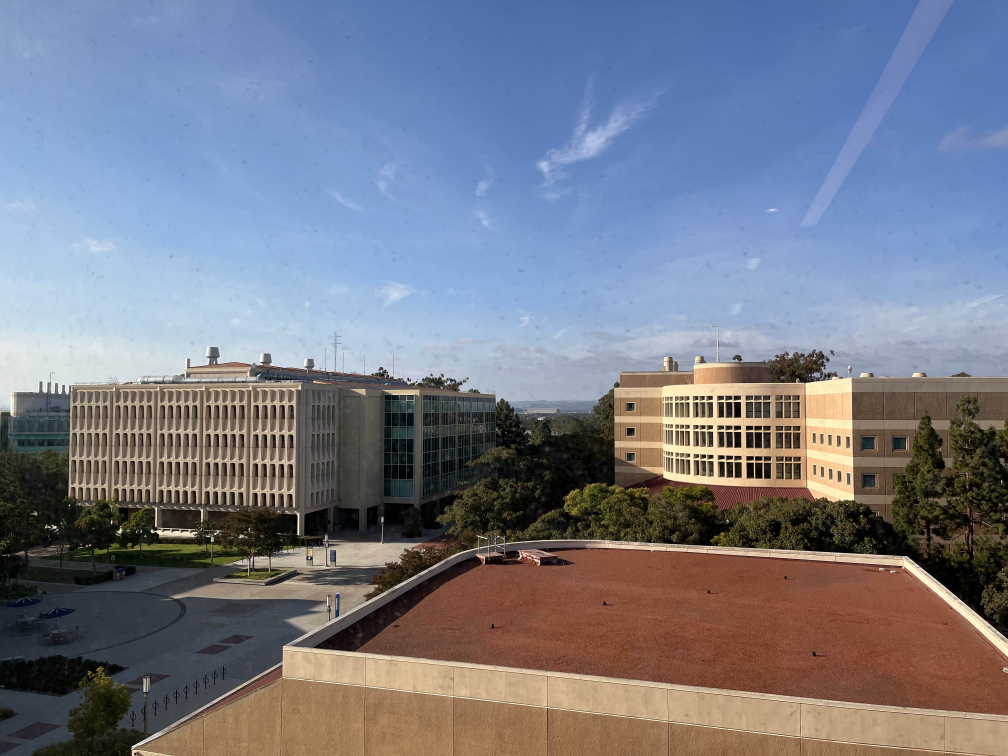
#> input picture uci_campus.jpg, 4032 x 3024 px (shown at 1/4 size)
$ jupyter execute ImageStitcher.ipynb
#> lines starting #> are read from the running program, lines starting #| are printed output that depends on the picture
# Image Stitching

[cell 1]
import numpy as np
import imutils
import cv2

class Stitcher:
    def __init__(self):
        pass

    def stitch(self, imageA, imageB, ratio=.75, reproj_thresh=4.0):

        # extract local invariant descriptors from the images.
        (kpsA, featuresA) = self.detect_keypoints_and_features(imageA)
        (kpsB, featuresB) = self.detect_keypoints_and_features(imageB)

        # match features between the two images
        matches = self.match_features(featuresA, featuresB, ratio)
        H, status = self.estimate_homography_matrix(kpsA, kpsB, matches, reproj_thresh)

        # Apply a perspective warp to the image B
        result = cv2.warpPerspective(imageB, H,
                                     (imageA.shape[1] + imageB.shape[1], imageB.shape[0]))
        result[0:imageA.shape[0], 0:imageA.shape[1]] = imageA # image A stays the same

        vis = self.visualize_matches(imageA, imageB, kpsA, kpsB, matches, status)
        return (result, vis)


    def detect_keypoints_and_features(self, image):
        """
        detects keypoints and extracts local invariant descriptors.

        keypoint detector: difference of gaussian (DoG)
        https://www.cs.utexas.edu/~grauman/courses/fall2009/papers/local_features_synthesis_draft.pdf

        feature extractor: Scale-invariant feature transform (SIFT)
        https://en.wikipedia.org/wiki/Scale-invariant_feature_transform
        """
        # convert the image to grayscale
        gray = cv2.cvtColor(image, cv2.COLOR_BGR2GRAY)

        # using OpenCV 4
        descriptor = cv2.SIFT_create()
        (kps, features) = descriptor.detectAndCompute(image, None)

        # convert the keypoints from KeyPoint objects to NumPy
        kps = np.float32([kp.pt for kp in kps])

        return (kps, features)

    def match_features(self, featuresA, featuresB, ratio):
        """
        Args:
        - featuresA, featuresB: Feature vectors associated with the image A and B
        - ratio: David Lowe's ratio test variable
        """
        # exhaustively compute the Euclidean distance between all feature vectors
        matcher = cv2.DescriptorMatcher_create("BruteForce")
        rawMatches = matcher.knnMatch(featuresB, featuresA, k=2)

        matches = []
        # loop over the raw matches
        for m in rawMatches:
            # Lowe's ratio test to determine high-quality feature matches. [0.7, 0.8].
            if len(m) == 2 and m[0].distance < m[1].distance * ratio:
                matches.append((m[0].trainIdx, m[0].queryIdx))
        return matches

    def estimate_homography_matrix(self, kpsA, kpsB, matches, reproj_thresh):
        """
        Args:
        - kpsA, kpsB: keypoints from image A and B
        - matches: Pairs of the matched keypoints
        - reprojThresh: RANSAC re-projection threshold
        """
        # computing a homography requires at least 4 matches
        if len(matches) > 4:
            ptsA = np.float32([kpsA[i] for (i, _) in matches])
            ptsB = np.float32([kpsB[i] for (_, i) in matches])

            # compute the homography between the two sets of points
            (H, status) = cv2.findHomography(ptsB, ptsA, cv2.RANSAC, reproj_thresh)
            return (H, status)
        else:
            # otherwise, homography matrix cannot be computed
            raise ValueError('computing a homography requires at least 4 matches')

    def visualize_matches(self, imageA, imageB, kpsA, kpsB, matches, status):
        (hA, wA) = imageA.shape[:2]
        (hB, wB) = imageB.shape[:2]
        vis = np.zeros((max(hA, hB), wA + wB, 3), dtype="uint8")
        vis[0:hA, 0:wA] = imageA
        vis[0:hB, wA:] = imageB

        # draw a red line for each matche
        for ((trainIdx, queryIdx), s) in zip(matches, status):
            if s == 1:
                ptA = (int(kpsA[trainIdx][0]), int(kpsA[trainIdx][1]))
                ptB = (int(kpsB[queryIdx][0]) + wA, int(kpsB[queryIdx][1]))
                cv2.line(vis, ptB, ptA, (0, 0, 255), 1)
        return vis

[cell 2]
import imutils

orig = cv2.imread('uci_campus.jpg')
#> orig is the input picture: shape (3024, 4032, 3); mean B, G, R 136.3, 122.6, 118.4
imageA = cv2.imread('uci_0.png')
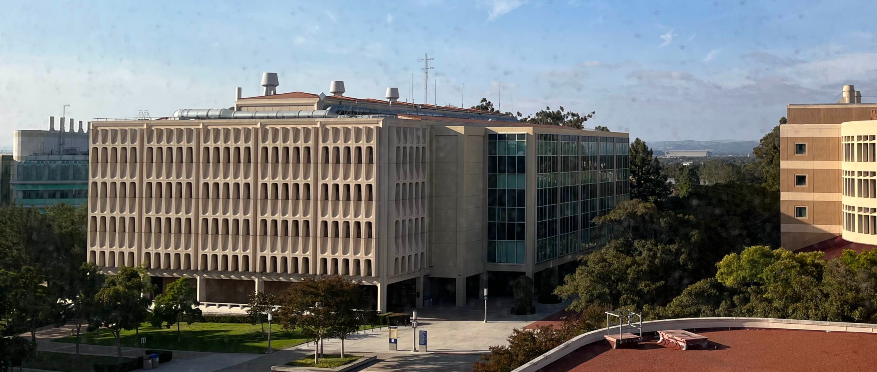
#> input picture uci_0.png, 877 x 372 px
#> imageA is the input picture: shape (372, 877, 3); mean B, G, R 111.7, 113.2, 112.3
imageB = cv2.imread('uci_1.png')
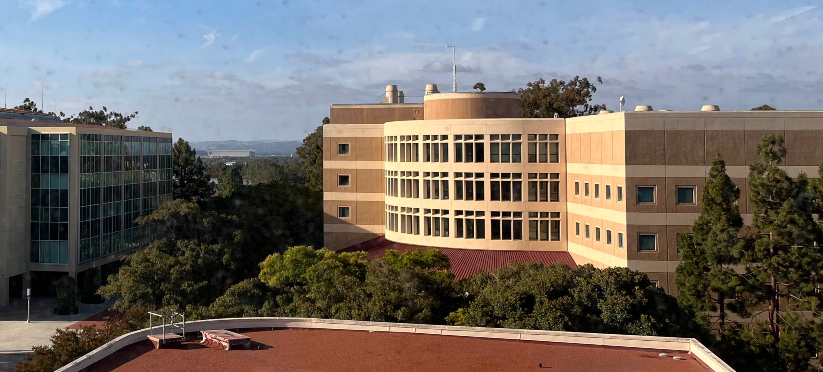
#> input picture uci_1.png, 823 x 372 px
#> imageB is the input picture: shape (372, 823, 3); mean B, G, R 103.8, 108.2, 113.6
imageC = cv2.imread('uci_2.png')
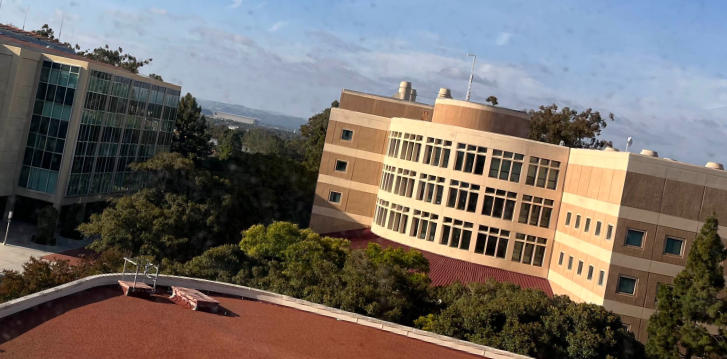
#> input picture uci_2.png, 727 x 359 px
#> imageC is the input picture: shape (359, 727, 3); mean B, G, R 101.6, 106.9, 114.4
imageD = cv2.imread('uci_3.png')
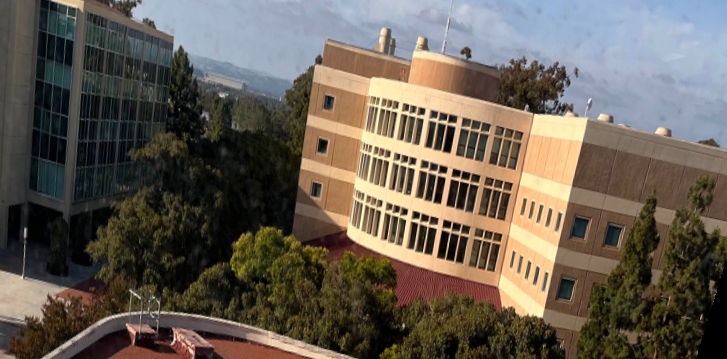
#> input picture uci_3.png, 727 x 359 px
#> imageD is the input picture: shape (359, 727, 3); mean B, G, R 83.9, 94.7, 103.1
imageE = cv2.imread('uci_4.png')
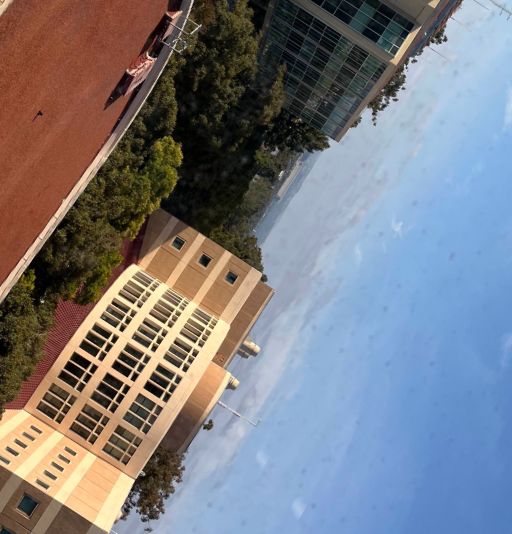
#> input picture uci_4.png, 512 x 534 px
#> imageE is the input picture: shape (534, 512, 3); mean B, G, R 130.2, 123.6, 122.5
orig = imutils.resize(orig, height=400)
#> orig: shape (400, 533, 3)
imageA = imutils.resize(imageA, height=200)
#> imageA: shape (200, 471, 3)
imageB = imutils.resize(imageB, height=200)
#> imageB: shape (200, 442, 3)
imageC = imutils.resize(imageC, height=200)
#> imageC: shape (200, 405, 3)
imageD = imutils.resize(imageD, height=200)
#> imageD: shape (200, 405, 3)
imageE = imutils.resize(imageE, height=400)
#> imageE: shape (400, 383, 3)

# stitch the images together to create a panorama
stitcher = Stitcher()

[cell 3]
from matplotlib import pyplot as plt

ax0 = plt.subplot(611)
ax1 = plt.subplot(612)
ax2 = plt.subplot(613)
ax3 = plt.subplot(614)
ax4 = plt.subplot(615)
ax5 = plt.subplot(616)

ax0.axis('off')
ax1.axis('off')
ax2.axis('off')
ax3.axis('off')
ax4.axis('off')
ax5.axis('off')

ax0.imshow(cv2.cvtColor(orig, cv2.COLOR_BGR2RGB))
ax1.imshow(cv2.cvtColor(imageA, cv2.COLOR_BGR2RGB))
ax2.imshow(cv2.cvtColor(imageB, cv2.COLOR_BGR2RGB))
ax3.imshow(cv2.cvtColor(imageC, cv2.COLOR_BGR2RGB))
ax4.imshow(cv2.cvtColor(imageE, cv2.COLOR_BGR2RGB))
ax5.imshow(cv2.cvtColor(imageD, cv2.COLOR_BGR2RGB))


plt.tight_layout()
plt.show()

[cell 4]
(result, vis) = stitcher.stitch(imageA, imageB)
#> in detect_keypoints_and_features, `(kps, features) = descriptor.detectAndCompute(image, None)`: kps = 1017 keypoints; strongest (x, y, size): (187, 100, 2), (192, 100, 2.1), (181, 100, 2), (110, 166, 3.5)
#> in detect_keypoints_and_features, `kps = np.float32([kp.pt for kp in kps])`: kps = 1017 pairs, first value 2.6 to 466.3, second value 42.65 to 196.6
#> in stitch, `(kpsA, featuresA) = self.detect_keypoints_and_features(imageA)`: kpsA has the same summary as kps in detect_keypoints_and_features
#> in detect_keypoints_and_features (call 2), `(kps, features) = descriptor.detectAndCompute(image, None)`: kps = 888 keypoints; strongest (x, y, size): (246, 114, 2.1), (239, 94, 2), (239, 74, 2), (252, 114, 2.2)
#> in stitch, `(kpsB, featuresB) = self.detect_keypoints_and_features(imageB)`: kpsB = 888 pairs, first value 4.46 to 438.4, second value 31.08 to 196.7
#> in match_features, `rawMatches = matcher.knnMatch(featuresB, featuresA, k=2)`: rawMatches = 888 matches
#> after the loop in match_features, `for m in rawMatches:`: matches = 259 pairs, first value 654 to 1016, second value 0 to 716
#> in estimate_homography_matrix, `ptsA = np.float32([kpsA[i] for (i, _) in matches])`: ptsA = 259 pairs, first value 225.4 to 466.3, second value 47.3 to 192
#> in estimate_homography_matrix, `ptsB = np.float32([kpsB[i] for (_, i) in matches])`: ptsB = 259 pairs, first value 4.46 to 348.1, second value 47.28 to 192
#> in estimate_homography_matrix, `(H, status) = cv2.findHomography(ptsB, ptsA, cv2.RANSAC, reproj_thresh)`: H = [[1, 0.000703, 245.4], [0.000504, 1, -0.0924], [4.79e-06, 3.42e-06, 1]]; status = 259 values, max 1 at index 0, min 0 at index 80, mean 0.942
#> the loop in visualize_matches, `for ((trainIdx, queryIdx), s) in zip(matches, status):` made 259 passes
#> (trainIdx, queryIdx, ptA, ptB) on passes 1 to 12: (669, 0, (249, 66), (475, 66)), (670, 1, (250, 56), (476, 56)), (674, 4, (253, 152), (479, 152)), (675, 5, (255, 55), (481, 55)), (676, 6, (256, 170), (481, 170)), (677, 7, (256, 170), (482, 170)), (679, 8, (259, 59), (485, 59)), (680, 9, (259, 59), (485, 59)), (681, 11, (260, 191), (486, 191)), (682, 12, (263, 121), (488, 121)), (683, 13, (263, 137), (489, 137)), (684, 14, (263, 115), (489, 115))
#> (ptA, ptB) on passes 61 to 66: ((299, 116), (525, 116)), ((301, 151), (527, 151)), ((302, 158), (528, 158)), ((305, 55), (530, 55)), ((305, 114), (530, 114)), ((305, 138), (531, 138))
#> after the loop in visualize_matches, `for ((trainIdx, queryIdx), s) in zip(matches, status):`: vis: shape (200, 913, 3); mean B, G, R 97, 98.3, 141.9
ax1 = plt.subplot(211)
ax2 = plt.subplot(212)

ax1.axis('off')
ax2.axis('off')

ax1.imshow(cv2.cvtColor(vis, cv2.COLOR_BGR2RGB))
ax2.imshow(cv2.cvtColor(result, cv2.COLOR_BGR2RGB))
plt.tight_layout()
plt.show()

[cell 5]
(result, vis) = stitcher.stitch(imageA, imageC)
#> in detect_keypoints_and_features (call 3), `(kps, features) = descriptor.detectAndCompute(image, None)`: kps = 1017 keypoints; strongest (x, y, size): (187, 100, 2), (192, 100, 2.1), (181, 100, 2), (110, 166, 3.5)
#> in detect_keypoints_and_features (call 4), `(kps, features) = descriptor.detectAndCompute(image, None)`: kps = 866 keypoints; strongest (x, y, size): (242, 121, 1.9), (249, 122, 2.3), (246, 100, 2.1), (250, 79, 2.1)
#> in match_features (call 2), `rawMatches = matcher.knnMatch(featuresB, featuresA, k=2)`: rawMatches = 866 matches
#> the loop in visualize_matches (call 2), `for ((trainIdx, queryIdx), s) in zip(matches, status):` made 259 passes
#> (trainIdx, queryIdx, s, ptA, ptB) on passes 1, 2, 3, 6, 7, 8, 9, 10, 12, 13, 14, 15: (665, 6, [1], (245, 71), (477, 30)), (689, 8, [1], (265, 169), (478, 133)), (666, 9, [1], (246, 69), (480, 27)), (683, 14, [1], (263, 137), (483, 100)), (699, 15, [1], (274, 178), (485, 144)), (670, 16, [1], (250, 56), (486, 15)), (672, 17, [1], (252, 54), (487, 13)), (684, 18, [1], (263, 115), (487, 77)), (707, 20, [1], (279, 192), (488, 159)), (696, 21, [1], (270, 143), (488, 107)), (685, 22, [1], (263, 103), (490, 65)), (705, 23, [1], (279, 182), (490, 149))
#> (ptA, ptB) on passes 61 to 66: ((306, 143), (525, 115)), ((305, 138), (525, 109)), ((309, 152), (527, 125)), ((310, 145), (529, 117)), ((305, 114), (530, 85)), ((316, 161), (532, 135))
#> after the loop in visualize_matches (call 2), `for ((trainIdx, queryIdx), s) in zip(matches, status):`:
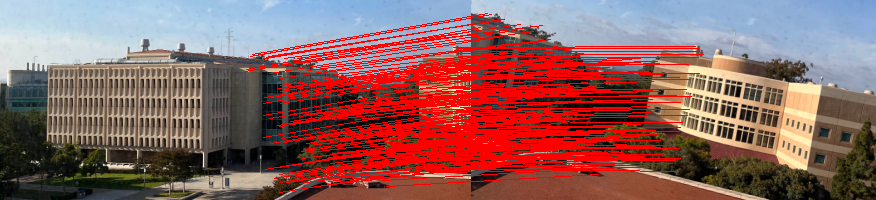
#> vis: shape (200, 876, 3); mean B, G, R 95.6, 97.4, 143.3
ax1 = plt.subplot(411)
ax2 = plt.subplot(412)
ax3 = plt.subplot(413)
ax4 = plt.subplot(414)

ax1.axis('off')
ax2.axis('off')
ax3.axis('off')
ax4.axis('off')

ax1.imshow(cv2.cvtColor(vis, cv2.COLOR_BGR2RGB))
ax2.imshow(cv2.cvtColor(result, cv2.COLOR_BGR2RGB))

(result, vis) = stitcher.stitch(imageA, imageE)
#> in detect_keypoints_and_features (call 5), `(kps, features) = descriptor.detectAndCompute(image, None)`: kps = 1017 keypoints; strongest (x, y, size): (187, 100, 2), (192, 100, 2.1), (181, 100, 2), (110, 166, 3.5)
#> in detect_keypoints_and_features (call 6), `(kps, features) = descriptor.detectAndCompute(image, None)`: kps = 1201 keypoints; strongest (x, y, size): (91, 246, 2.7), (115, 261, 2.8), (86, 254, 3.1), (138, 276, 2.8)
#> in match_features (call 3), `rawMatches = matcher.knnMatch(featuresB, featuresA, k=2)`: rawMatches = 1201 matches
#> the loop in visualize_matches (call 3), `for ((trainIdx, queryIdx), s) in zip(matches, status):` made 255 passes
#> (trainIdx, queryIdx, s, ptA, ptB) on passes 6, 8, 9, 10, 11, 12, 13, 14, 15, 16, 17, 18: (1000, 166, [1], (458, 164), (523, 176)), (967, 188, [1], (442, 170), (527, 152)), (983, 192, [1], (453, 162), (529, 173)), (1011, 203, [1], (460, 155), (531, 185)), (957, 215, [1], (433, 170), (535, 142)), (960, 226, [1], (435, 167), (537, 147)), (970, 249, [1], (443, 158), (541, 163)), (969, 271, [1], (443, 155), (545, 166)), (993, 272, [1], (456, 146), (545, 188)), (992, 273, [1], (456, 146), (545, 188)), (928, 277, [1], (420, 168), (546, 128)), (917, 280, [1], (414, 173), (546, 118))
#> (ptA, ptB) on passes 62, 63, 64, 66, 67, 68: ((377, 165), (584, 81)), ((417, 137), (585, 149)), ((417, 137), (585, 149)), ((420, 135), (585, 154)), ((350, 180), (587, 38)), ((371, 165), (587, 74))
#> after the loop in visualize_matches (call 3), `for ((trainIdx, queryIdx), s) in zip(matches, status):`:
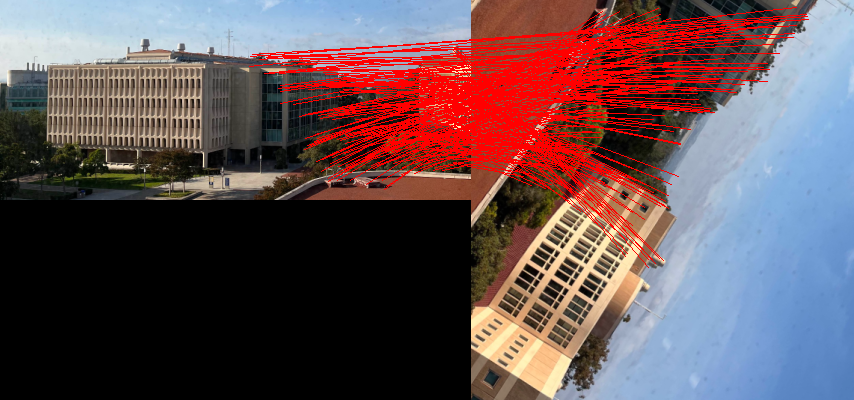
#> vis: shape (400, 854, 3); mean B, G, R 83.3, 79.2, 101.4

ax3.imshow(cv2.cvtColor(vis, cv2.COLOR_BGR2RGB))
ax4.imshow(cv2.cvtColor(result, cv2.COLOR_BGR2RGB))
plt.tight_layout()
plt.show()

[cell 6]
(result, vis) = stitcher.stitch(imageA, imageD)
#> in detect_keypoints_and_features (call 7), `(kps, features) = descriptor.detectAndCompute(image, None)`: kps = 1017 keypoints; strongest (x, y, size): (187, 100, 2), (192, 100, 2.1), (181, 100, 2), (110, 166, 3.5)
#> in detect_keypoints_and_features (call 8), `gray = cv2.cvtColor(image, cv2.COLOR_BGR2GRAY)`:
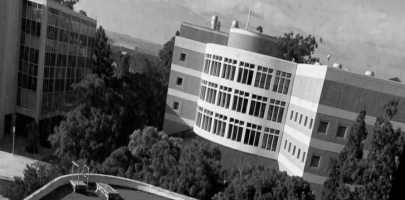
#> gray: shape (200, 405); min 0, max 244, mean 96
#> in detect_keypoints_and_features (call 8), `(kps, features) = descriptor.detectAndCompute(image, None)`: kps = 1024 keypoints; strongest (x, y, size): (231, 119, 2.5), (247, 94, 2.6), (235, 62, 2.4), (230, 89, 2.4)
#> in detect_keypoints_and_features (call 8), `kps = np.float32([kp.pt for kp in kps])`: kps = 1024 pairs, first value 5.71 to 400.9, second value 3.15 to 197.2
#> in match_features (call 4), `rawMatches = matcher.knnMatch(featuresB, featuresA, k=2)`: rawMatches = 1024 matches
#> the loop in visualize_matches (call 4), `for ((trainIdx, queryIdx), s) in zip(matches, status):` made 119 passes
#> (trainIdx, queryIdx, s, ptA, ptB) on passes 2, 3, 4, 5, 7, 9, 10, 11, 12, 14, 16, 17: (683, 11, [1], (263, 137), (489, 101)), (684, 13, [1], (263, 115), (491, 67)), (684, 14, [1], (263, 115), (491, 62)), (685, 16, [1], (263, 103), (492, 47)), (696, 20, [1], (270, 143), (495, 110)), (703, 33, [1], (278, 167), (500, 151)), (709, 41, [1], (279, 126), (505, 88)), (709, 44, [1], (279, 126), (505, 88)), (719, 47, [1], (283, 142), (506, 113)), (712, 53, [1], (280, 103), (508, 52)), (727, 59, [1], (288, 147), (511, 121)), (729, 67, [1], (290, 121), (515, 81))
#> (trainIdx, queryIdx, s) on passes 1, 6, 8, 13, 15, 19: (654, 7, [0]), (685, 19, [0]), (707, 28, [0]), (967, 49, [0]), (709, 55, [0]), (712, 74, [0])
#> after the loop in visualize_matches (call 4), `for ((trainIdx, queryIdx), s) in zip(matches, status):`:
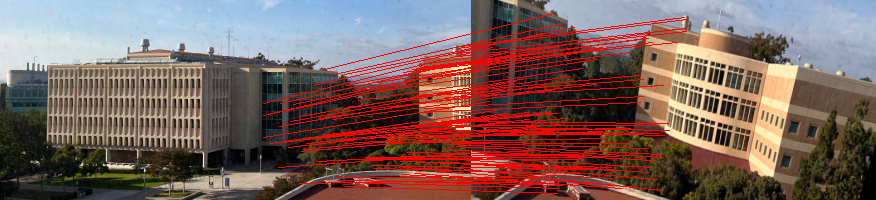
#> vis: shape (200, 876, 3); mean B, G, R 93.5, 98.2, 125.4
ax1 = plt.subplot(211)
ax2 = plt.subplot(212)

ax1.axis('off')
ax2.axis('off')

ax1.imshow(cv2.cvtColor(vis, cv2.COLOR_BGR2RGB))
ax2.imshow(cv2.cvtColor(result, cv2.COLOR_BGR2RGB))
plt.tight_layout()
plt.show()

[cell 7]
(result, vis) = stitcher.stitch(imageA, imageE)
ax1 = plt.subplot(211)
ax2 = plt.subplot(212)

ax1.axis('off')
ax2.axis('off')

ax1.imshow(cv2.cvtColor(vis, cv2.COLOR_BGR2RGB))
ax2.imshow(cv2.cvtColor(result, cv2.COLOR_BGR2RGB))
plt.tight_layout()
plt.show()
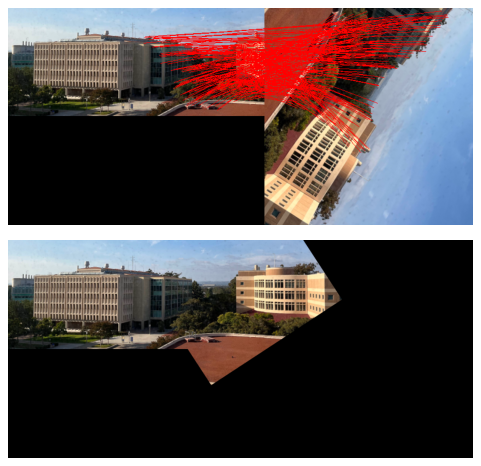
#> figure drawn by matplotlib, 2 panels
